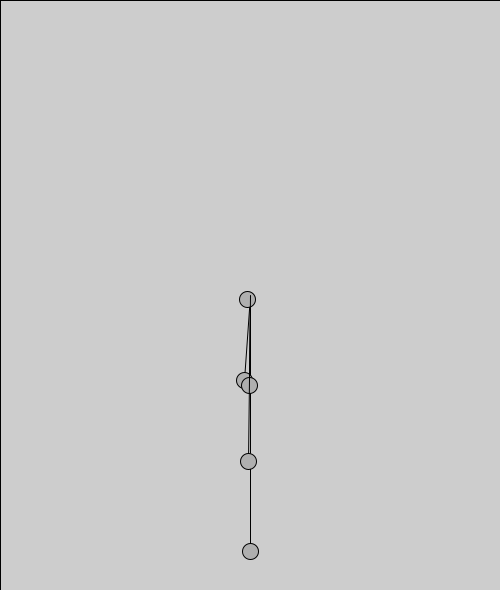
Frame 1 (no input)
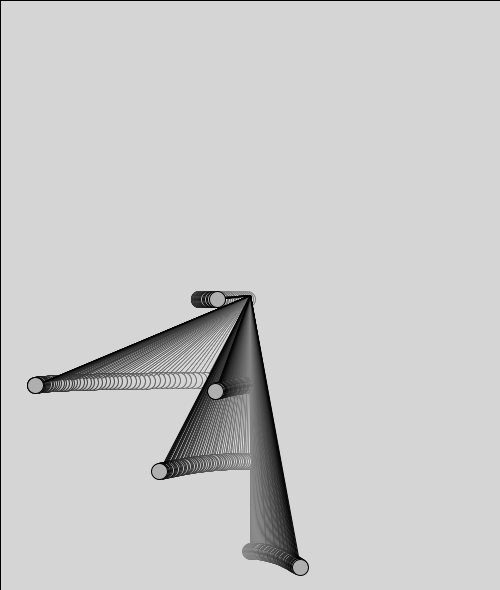
Frame 60 (the mouse pressed at the canvas centre just before this capture)
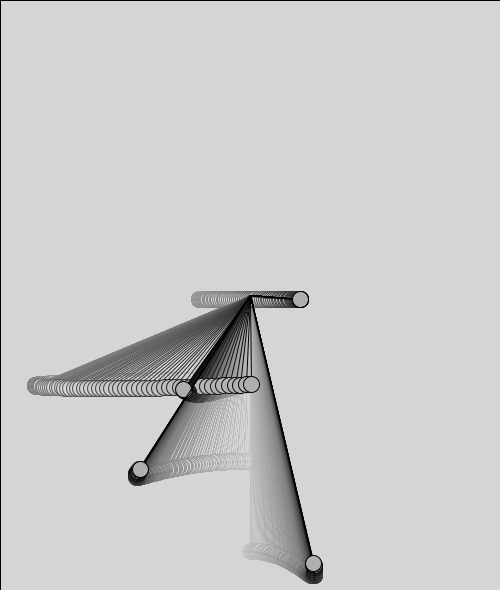
Frame 120 (the mouse held since frame 60 and released just before this capture)

The Processing sketch that drew these frames (run headless with seeded random() and noise(); from frame 60 on, the mouse is pressed at the canvas centre):

// Processing sketch: Exercise_3_7_Oscillator_Objects
// ── Exercise_3_7_Oscillator_Objects.pde
Oscillator[] os = new Oscillator[5];
void setup(){
  size(500,590);
  for(int i = 0; i < os.length; i++){
    os[i] = new Oscillator();
  }
}

void draw(){
  pushStyle();
  fill(255,3);
  //fill(255);

  rect(0,0,width,height);
  popStyle();
  for(int i = 0; i < os.length; i++){
    os[i].update();
    os[i].display();

  }  
}
// ── Oscillator.pde
class Oscillator{
  PVector amplitude;

  PVector angle;
  PVector aVelocity;
  PVector aAcceleration;
  
  Oscillator(){
    //angle = new PVector(0,0);

    angle = new PVector(0,20);
    //aVelocity = new PVector(random(-0.05,0.05),random(-0.05,0.05));
    aVelocity = new PVector(random(-0.05,0.05),0);

    amplitude = new PVector(random(width/2),random(height/2));
    aAcceleration = new PVector(0,0.0001);

  }
  void update(){
    angle.add(aVelocity);
    aVelocity.add(aAcceleration);
    
  }
  void display(){
    float x = sin(angle.x)*amplitude.x;
    float y = sin(angle.y)*amplitude.y;
      pushMatrix();
    translate(width/2,height/2);
    stroke(0);
    fill(175);
//Drawing the Oscillator as a line connecting a circle
    line(0,0,x,y);
    ellipse(x,y,16,16);
    popMatrix();
  }
}
